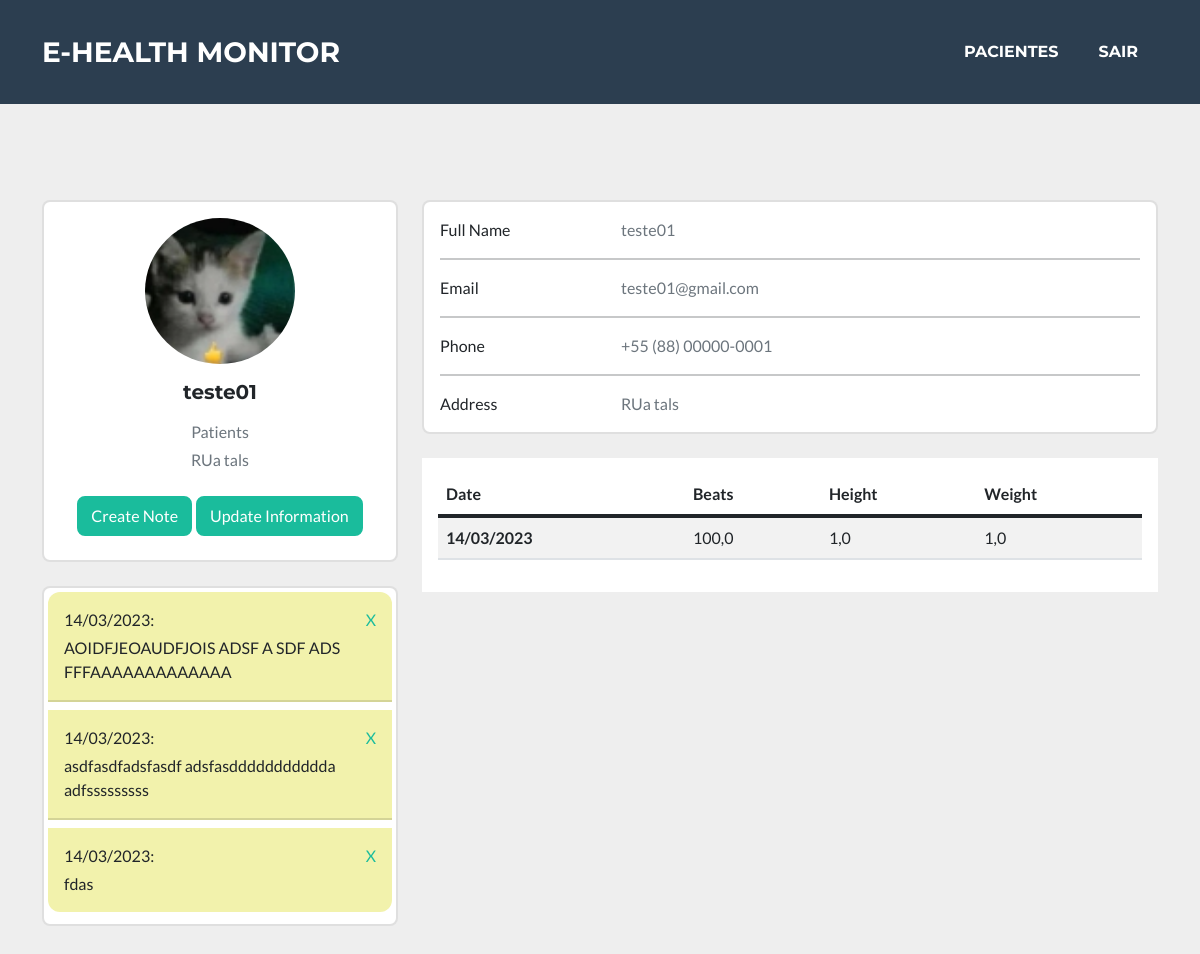
/patient/2/ (signed in), run on an earlier commit of the app's database.
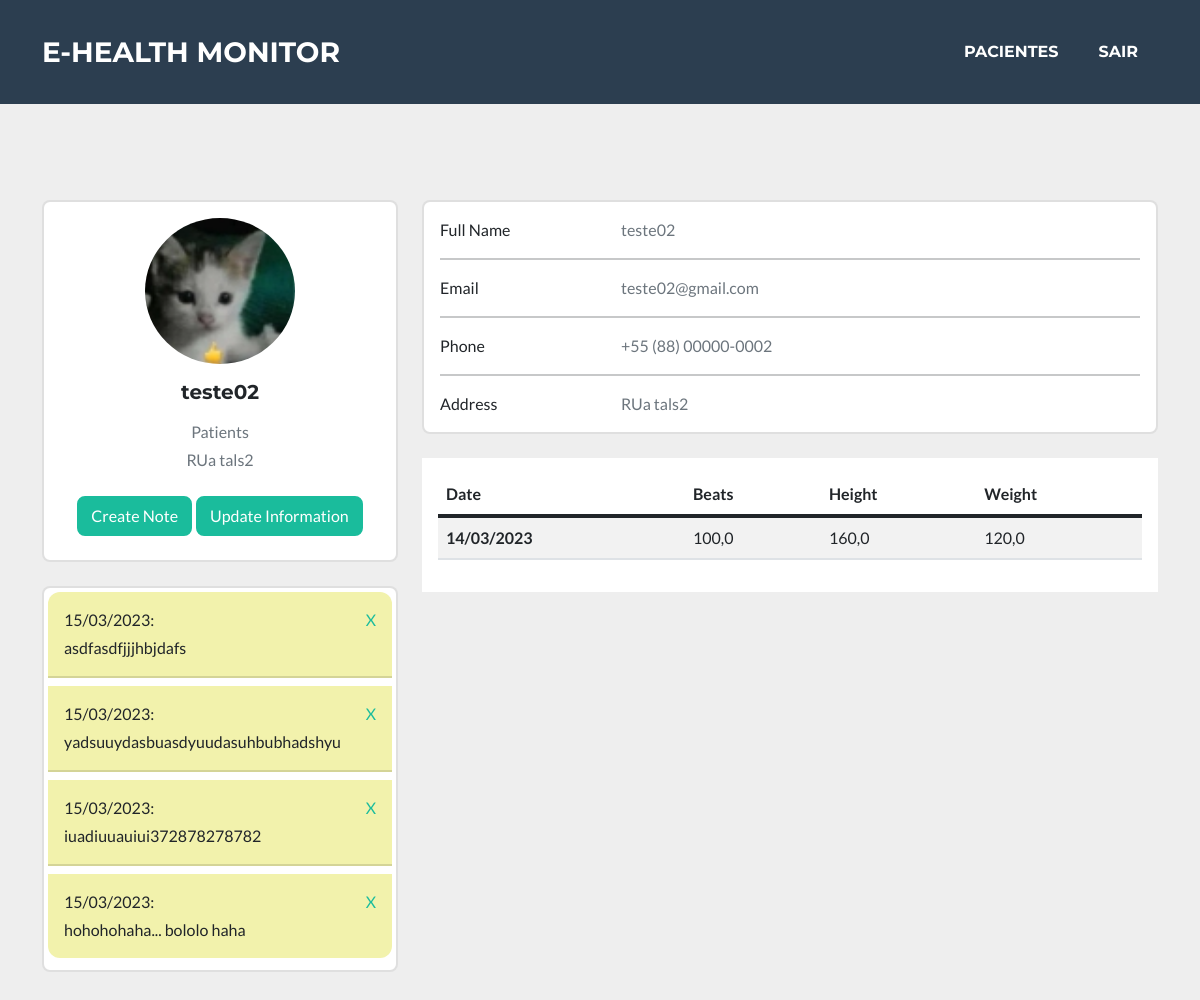
And on a later commit of the database.
### apps/platform_health/models.py (models this page shows, shortened)
class Person(models.Model):
    LEVELS = (
        ('A', 'Admin'),
        ('D', 'Doctor'),
        ('P', 'Patients')
    )
    user = models.ForeignKey(User, on_delete=models.CASCADE)
    code = models.CharField(max_length=256)
    level = models.CharField(max_length=1, choices=LEVELS, default='P')
    phone_number = models.CharField(max_length=19, unique=True)
    address = models.CharField(max_length=255)
    profile_picture = models.ImageField(upload_to='profile_picture')

class Note(models.Model):
    person = models.ForeignKey(Person, on_delete=models.SET_NULL, null=True)
    note = models.TextField()
    date = models.DateTimeField()

class PersonData(models.Model):
    person = models.ForeignKey(Person, on_delete=models.SET_NULL, null=True)
    doctor = models.ForeignKey('Doctor', on_delete=models.SET_NULL, null=True, blank=True)
    beats = models.ManyToManyField(HeartRateData, related_name="beats", blank=True)
    notes = models.ManyToManyField(Note, blank=True)
    height = models.FloatField(blank=True, null=True)
    weight = models.FloatField(blank=True, null=True)
    date = models.DateTimeField()

### apps/platform_health/views.py (the view)
# urls.py: path('patient/<str:id>/', views.patient, name='patient'),
@login_required(login_url='/auth/login')
def patient(request, id):
    person = Person.objects.filter(id=id).first()
    if Person.objects.filter(user__id=request.user.id).first().level == 'D':
        doctor = True
    else:
        doctor = False
    person_data = PersonData.objects.filter(person=person).first()
    beats = PersonData.objects.get(person=person).beats.all().aggregate(media=Avg('beat'))
    return render(request, 'pages/patient.html', {'person':person, 'data':person_data, 'doctor':doctor, 'beats':beats['media']})

### apps/platform_health/templates/pages/patient.html (shortened to what this page needs)
{% load static %}
{% load humanize %}
<!DOCTYPE html>
<html lang="pt-br">
<head>
  <link href="{% static 'platform_health/css/styles.css' %}" rel="stylesheet" />
</head>
<body id="page-top">
  <nav class="navbar navbar-expand-lg bg-secondary text-uppercase fixed-top" id="mainNav">
    <div class="container">
      <a class="navbar-brand" href="{% url 'home' %}">E-HEALTH MONITOR</a>
      <div class="collapse navbar-collapse" id="navbarResponsive">
        <ul class="navbar-nav ms-auto">
          {% if doctor %}
            <li class="nav-item mx-0 mx-lg-1"><a class="nav-link py-3 px-0 px-lg-3 rounded" href="{% url 'patients' %}">Pacientes</a></li>
          {% endif %}
          <li class="nav-item mx-0 mx-lg-1"><a class="nav-link py-3 px-0 px-lg-3 rounded" href="{% url 'logout' %}">Sair</a></li>
        </ul>
      </div>
    </div>
  </nav>
  <section style="background-color: #eee;">
      <div class="container masthead">
      <div class="row">
        <div class="col-lg-4">
          <div class="card mb-4">
            <div class="card-body text-center">
              <img src="{{person.profile_picture.url}}" alt="avatar"
                class="rounded-circle img-fluid" style="width: 150px;">
              <h5 class="my-3">{{person.user.username}}</h5>
              <p class="text-muted mb-1">{{person.get_level_display}}</p>
              <p class="text-muted mb-4">{{person.address}}</p>
              <div class="d-flex justify-content-center mb-2">
                {% if doctor %}
                  <button type="button" class="btn btn-primary" data-toggle="modal" data-target="#noteModal">Create Note</button>
                {% endif %}
                <button type="button" class="btn btn-primary ms-1" data-toggle="modal" data-target="#personDataModal">Update Information</button>
              </div>
            </div>
          </div>
          {% if doctor %}
          <div class="card mb-4 mb-lg-0">
            <div class="card-body p-1">
              <ul class="list-group list-group-flush rounded-3">
                {% for note in data.notes.all %}
                <li class="list-group-item justify-content-between align-items-center p-3 mb-2" style="background-color: #f2f2ac;">
                  <label for="{{note.id}}">{{note.date | date:'d/m/Y'}}: </label>
                  <a style="float: right; text-decoration: none;" href="{% url 'del_note' note.id %}">X</a>
                  <p class="mb-0 mt-1" id="{{note.id}}">{{note.note}}</p>
                </li>
                {% endfor %}
              </ul>
            </div>
          </div>
          {% endif %}
        </div>
        <div class="col-lg-8">
          <div class="card mb-4">
            <div class="card-body">
              <div class="row">
                <div class="col-sm-3">
                  <p class="mb-0">Full Name</p>
                </div>
                <div class="col-sm-9">
                  <p class="text-muted mb-0">{{person.user.username}}</p>
                </div>
              </div>
              <hr>
              <div class="row">
                <div class="col-sm-3">
                  <p class="mb-0">Email</p>
                </div>
                <div class="col-sm-9">
                  <p class="text-muted mb-0">{{person.user.email}}</p>
                </div>
              </div>
              <hr>
              <div class="row">
                <div class="col-sm-3">
                  <p class="mb-0">Phone</p>
                </div>
                <div class="col-sm-9">
                  <p class="text-muted mb-0">{{person.phone_number}}</p>
                </div>
              </div>
              <hr>
              <div class="row">
                <div class="col-sm-3">
                  <p class="mb-0">Address</p>
                </div>
                <div class="col-sm-9">
                  <p class="text-muted mb-0">{{person.address}}</p>
                </div>
              </div>
            </div>
          </div>
          <div class="container p-3" style="background-color: white;">
            <table class="table table-striped">
              <thead>
                <tr>
                  <th scope="col">Date</th>
                  <th scope="col">Beats</th>
                  <th scope="col">Height</th>
                  <th scope="col">Weight</th>
                </tr>
              </thead>
              <tbody>
                <tr>
                  <th scope="row">{{data.date | date:'d/m/Y'}}</th>
                   <td>{{beats}}</td>
                  <td>{{data.height}}</td>
                  <td>{{data.weight}}</td>
                </tr>
              </tbody>
            </table>
          </div>
        </div>
      </div>
    </div>
  </section>
</body>
</html>

What changed in the data, as far as the page shows it:
removed Note: date "14/03/2023", note "AOIDFJEOAUDFJOIS ADSF A SDF ADS FFFAAAAAAAAAAAAA"
removed Note: date "14/03/2023", note "asdfasdfadsfasdf adsfasddddddddddda adfsssssssss"
removed Note: date "14/03/2023", note "fdas"
changed Person "Patients": user.username "teste01" → "teste02"; address "RUa tals" → "RUa tals2"; user.email "teste01@gmail.com" → "teste02@gmail.com"; phone_number "+55 (88) 00000-0001" → "+55 (88) 00000-0002"
added Note: date "15/03/2023", note "asdfasdfjjjhbjdafs"
added Note: date "15/03/2023", note "yadsuuydasbuasdyuudasuhbubhadshyu"
added Note: date "15/03/2023", note "iuadiuuauiui372878278782"
added Note: date "15/03/2023", note "hohohohaha... bololo haha"
changed PersonData: height "1,0" → "160,0"; weight "1,0" → "120,0"
